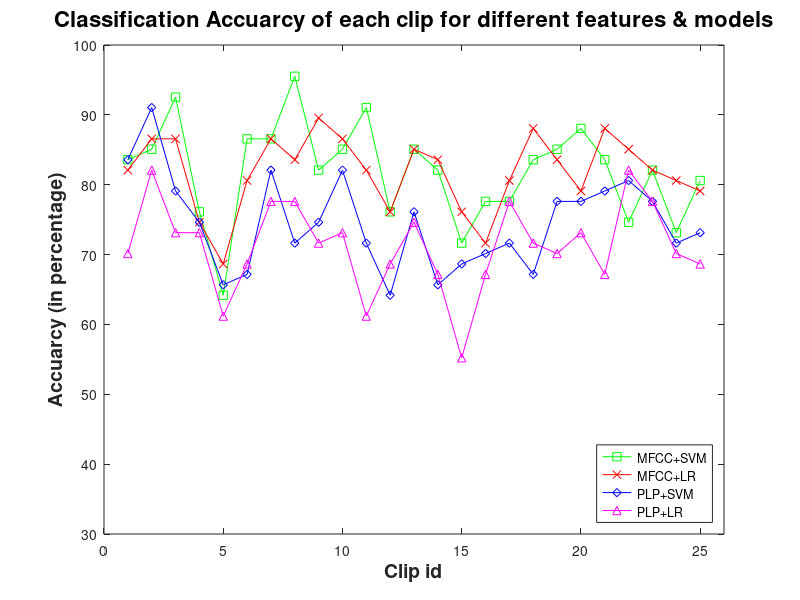

MATLAB code for this plot: (Note: this script raises an error after producing the figure.)
%% Load Data
X = load('totalAccuarcy_PLP_SVM.mat');
TA_PLP_SVM = X.totalAccuarcy;
X = load('totalAccuarcy_MFCC_SVM.mat');
TA_MFCC_SVM = X.totalAccuarcy;
X = load('totalAccuarcy_PLP_LR.mat');
TA_PLP_LR = X.totalAccuarcy;
X = load('totalAccuarcy_MFCC_LR.mat');
TA_MFCC_LR = X.totalAccuarcy;

X = load('Accuracy_PLP_SVM.mat');
Accuracy_PLP_SVM = X.Accuracy;
X = load('Accuracy_PLP_LR.mat');
Accuracy_PLP_LR = X.Accuracy;
X = load('Accuracy_MFCC_SVM.mat');
Accuracy_MFCC_SVM = X.Accuracy;
X = load('Accuracy_MFCC_LR.mat');
Accuracy_MFCC_LR = X.Accuracy;

%% Visualization for CA ALL
x = 1:25;
plot(x,Accuracy_MFCC_SVM,'g-s',...
    x,Accuracy_MFCC_LR,'r-x',...
    x,Accuracy_PLP_SVM,'b-d',...
    x,Accuracy_PLP_LR,'m-^')
title('Classification Accuarcy of each clip for different features & models','FontSize',16,'FontWeight','bold')
xlabel('Clip id','FontSize',14,'FontWeight','bold')
ylabel('Accuarcy (in percentage)','FontSize',14,'FontWeight','bold')
legend('MFCC+SVM','MFCC+LR','PLP+SVM','PLP+LR','Location','southeast')
axis([0,26,30,100])
ax = gca;
ax.XGrid = 'on';
ax.YGrid = 'on';

%% Visualization for TA all
y1 = [TA_MFCC_SVM,0,0,0]*100;
y2 = [0,TA_MFCC_LR,0,0]*100;
y3 = [0,0,TA_PLP_SVM,0]*100;
y4 = [0,0,0,TA_PLP_LR]*100;
str = {'MFCC+SVM';'MFCC+LR';'PLP+SVM';'PLP+LR'};
bar(y1,'b')
hold on
bar(y2,'r')
hold on
bar(y3,'m')
hold on
bar(y4,'y')

title('Overall Accent Classification Accuarcy for different features & models','FontSize',16,'FontWeight','bold')
ylabel('Accuarcy (in percentage)','FontSize',14,'FontWeight','bold')
xlabel('Method','FontSize',14,'FontWeight','bold')
ylim([60,100])
set(gca, 'XTickLabel',str, 'XTick', 1:4)
grid on 

%% Visualization for one techniques
x = 1:25;
plot(x,Accuracy_MFCC_SVM,'r-s')
title('Classification Accuarcy of each clip using MFCC+SVM','FontSize',16,'FontWeight','bold')
xlabel('Clip id','FontSize',14,'FontWeight','bold')
ylabel('Accuarcy (in percentage)','FontSize',14,'FontWeight','bold')
legend('MFCC+SVM')
axis([0,26,30,100])
grid minor
set(gca,'XMinorTick','on')
